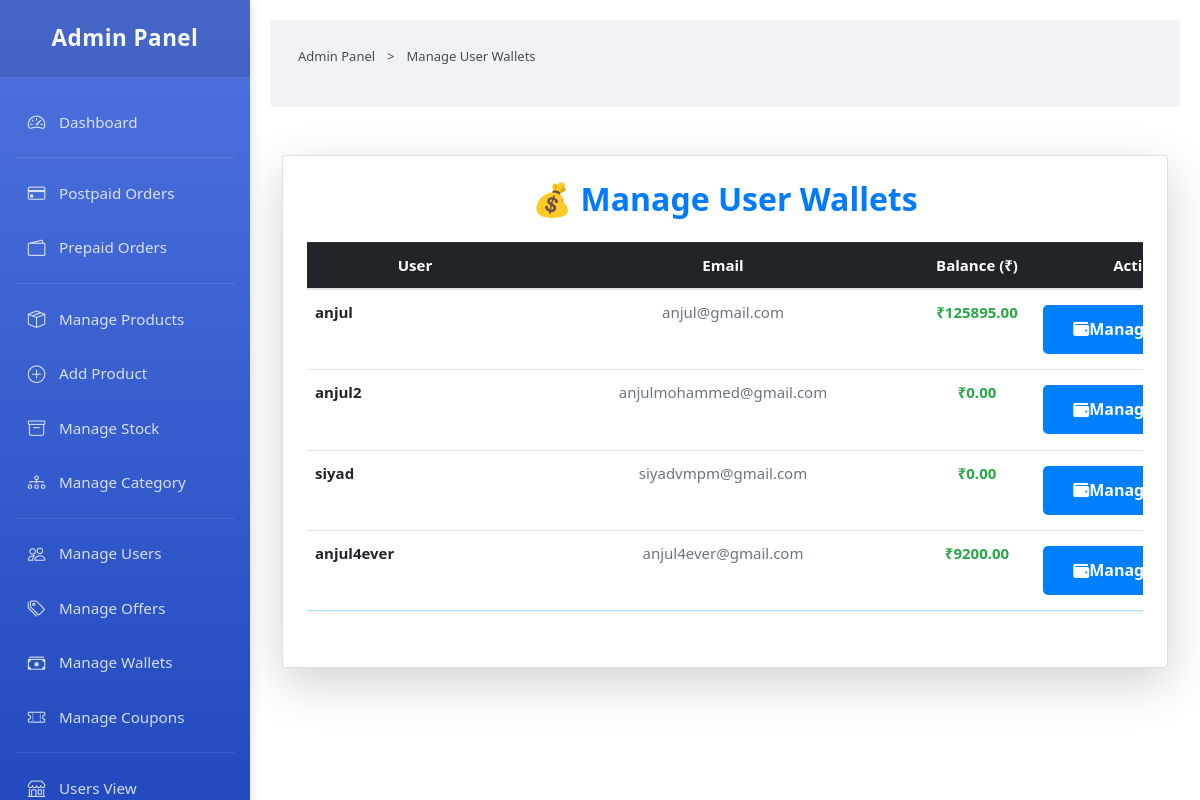
/adminpanel/manage-wallets/, run on the app's committed database.
### payment/models.py (models this page shows, shortened)
class Wallet(models.Model):
    user = models.OneToOneField(User, on_delete=models.CASCADE, related_name="wallet")
    balance = models.DecimalField(max_digits=10, decimal_places=2, default=0.00)

### login/models.py (models this page shows, shortened)
class CustomUser(AbstractUser):
    email = models.EmailField(unique=True)
    is_blocked = models.BooleanField(default=False)  # Field to block users
    groups = models.ManyToManyField(Group, related_name="customuser_set", blank=True)
    user_permissions = models.ManyToManyField(Permission, related_name="customuser_permissions_set", blank=True)
    profile_picture = models.ImageField(upload_to='profile_pics/', max_length=255, null=True, blank=True)

### adminpanel/views.py (the view)
# urls.py: path("manage-wallets/", views.manage_wallets, name="manage_wallets"),
def manage_wallets(request):
    wallets = Wallet.objects.all()
    return render(request, 'admin/manage_wallets.html', {'wallets': wallets})

### cart/context_processors.py (called while the page is built)
def cart_item_count(request):
    if request.user.is_authenticated:
        cart, created = Cart.objects.get_or_create(user=request.user)
        count = cart.cart_items.count()  # Count total items in the cart
    else:
        count = 0  # If user is not logged in, set count to 0
    return {'cart_count': count}

def wishlist_item_count(request):
    if request.user.is_authenticated:
        wishlist, created = Wishlist.objects.get_or_create(user=request.user)
        count = wishlist.items.count()  # Use 'items' from related_name in WishlistItem
    else:
        count = 0  # No wishlist items if user is not logged in
    return {'wishlist_count': count}

### templates/admin/manage_wallets.html (shortened to what this page needs)
{% extends "admin/admin-base.html" %}
{% block content %}
<section class="breadcrumb">
    <ul class="breadcrumb__list flex container">
      <li><a href="{% url 'dashboard' %}" class="breadcrumb__link">Admin Panel</a></li>
      <li><span class="breadcrumb__link">></span></li>
      <li><span class="breadcrumb__link">Manage User Wallets</span></li>
    </ul>
  </section>
<div class="container mt-5">
    <div class="card shadow-lg p-4">
        <h2 class="mb-4 text-center text-primary">💰 Manage User Wallets</h2>
        <div class="table-responsive">
            <table class="table table-hover align-middle">
                <thead class="table-dark">
                    <tr>
                        <th>User</th>
                        <th>Email</th>
                        <th>Balance (₹)</th>
                        <th>Actions</th>
                    </tr>
                </thead>
                <tbody>
                    {% for wallet in wallets %}
                    <tr class="shadow-sm">
                        <td>
                            <div class="d-flex align-items-center">
                                <span class="fw-bold">{{ wallet.user.username }}</span>
                            </div>
                        </td>
                        <td class="text-muted">{{ wallet.user.email }}</td>
                        <td class="fw-bold text-success">₹{{ wallet.balance }}</td>
                        <td>
                            <a href="{% url 'update_wallet_balance' wallet.id %}" class="btn btn-outline-primary btn-sm">
                                <i class="fas fa-wallet"></i> Manage Wallet
                            </a>
                        </td>
                    </tr>
                    {% empty %}
                    <tr>
                        <td colspan="4" class="text-center text-muted">
                            <i class="fas fa-exclamation-circle"></i> No wallets found.
                        </td>
                    </tr>
                    {% endfor %}
                </tbody>
            </table>
        </div>
    </div>
</div>
{% endblock %}

### static/css/styles.css (style rules this page uses)
:root { --header-height: 4rem; --first-color: hsl(210, 100%, 50%); --first-color-alt: hsl(200, 100%, 80%); --second-color: hsl(35, 100%, 50%); --title-color: hsl(0, 0%, 10%); --text-color: hsl(210, 10%, 30%); --text-color-light: hsl(210, 15%, 50%); --body-color: hsl(0, 0%, 100%); --container-color: hsl(210, 20%, 95%); --border-color: hsl(210, 50%, 90%); --border-color-alt: hsl(200, 89%, 82%); --body-font: "Lato", sans-serif; --second-font: "League Spartan" sans-serif; --big-font-size: 3.5rem; --h1-font-size: 2.75rem; --h2-font-size: 2rem; --h3-font-size: 1.75rem; --h4-font-size: 1.375rem; --large-font-size: 1.125rem; --normal-font-size: 1rem; --small-font-size: 0.875rem; --smaller-font-size: 0.75rem; --tiny-font-size: 0.6875rem; --weight-400: 400; --weight-500: 500; --weight-600: 600; --weight-700: 700; --transition: cubic-bezier(0, 0, 0.05, 1); }
@media screen and (max-width: 1200px) { :root { --big-font-size: 2.25rem; --h1-font-size: 2rem; --h2-font-size: 1.375rem; --h3-font-size: 1.25rem; --h4-font-size: 1.125rem; --large-font-size: 1rem; --normal-font-size: 0.9375rem; --small-font-size: 0.8125rem; --smaller-font-size: 0.6875rem; --tiny-font-size: 0.625rem; } }
* { margin: 0; padding: 0; box-sizing: border-box; }
html { scroll-behavior: smooth; }
input, textarea, body { color: var(--text-color); font-family: var(--body-font); font-size: var(--normal-font-size); font-weight: var(--weight-400); }
body { background-color: var(--body-color); }
h1, h2, h3, h4 { font-family: var(--second-font); color: var(--title-color); font-weight: var(--weight-600); }
ul { list-style: none; }
a { text-decoration: none; }
table { width: 100%; border-collapse: collapse; }
.container { max-width: 1320px; margin-inline: auto; padding-inline: 0.75rem; }
.btn { background-color: var(--first-color); color: var(--body-color); height: 49px; line-height: 43px; font-family: var(--second-font); font-size: var(--small-font-size); font-weight: var(--weight-700); border-radius: 0.25rem; -webkit-border-radius: 0.25rem; -moz-border-radius: 0.25rem; -ms-border-radius: 0.25rem; -o-border-radius: 0.25rem; transition: all 0.4s var(--transition); -webkit-transition: all 0.4s var(--transition); -moz-transition: all 0.4s var(--transition); -ms-transition: all 0.4s var(--transition); -o-transition: all 0.4s var(--transition); }
.flex { display: flex; align-items: center; column-gap: 0.5rem; }
.btn { display: flex; align-items: center; justify-content: center; text-align: center; margin :4px; border: 2px solid var(--first-color); background-color: var(--first-color); border: 2px solid var(--first-color); color: var(--body-color); padding: 12px 20px; font-size: 16px; font-weight: bold; border-radius: 5px; cursor: pointer; transition: background-color 0.3s; }
.breadcrumb { background-color: var(--container-color); padding-block: 1.5rem; }
.breadcrumb__list { column-gap: 0.75rem; }
.breadcrumb__link { color: var(--text-color); font-size: var(--small-font-size); }
.table { table-layout: fixed; margin-bottom: 2rem; }
.table tbody tr { border-top: 1px solid var(--border-color-alt); }
.table tr:last-child { border-bottom: 1px solid var(--border-color-alt); }
.table thead tr th:nth-child(1), .table tbody tr td:nth-child(1) { width: 216px; }
.table thead tr th:nth-child(2), .table tbody tr td:nth-child(2) { width: 400px; }
.table thead tr th:nth-child(3), .table tbody tr td:nth-child(3) { width: 108px; }
.table thead tr th:nth-child(4), .table tbody tr td:nth-child(4) { width: 220px; }
.table thead tr th, .table tbody tr td { padding: 0.7rem 0.5rem; text-align: center; }
@media screen and (max-width: 1400px) { .container { max-width: 1140px; } }
@media screen and (max-width: 1200px) { .container { max-width: 960px; } }

### templates/admin/admin-base.html (style rules this page uses)
:root { --primary-color: #4e73df; --secondary-color: #224abe; --accent-color: #36b9cc; --text-light: #f8f9fc; --sidebar-width: 250px; --transition-speed: 0.3s; --sidebar-bg: linear-gradient(180deg, #4e73df 0%, #224abe 100%); }
body { font-family: 'Nunito', 'Segoe UI', Roboto, sans-serif; }

### data on the page
Wallet: user.username "anjul", user.email "anjul@gmail.com", balance "125895.00"
Wallet: user.username "anjul2", user.email "anjulmohammed@gmail.com", balance "0.00"
Wallet: user.username "siyad", user.email "siyadvmpm@gmail.com", balance "0.00"
Wallet: user.username "anjul4ever", user.email "anjul4ever@gmail.com", balance "9200.00"
